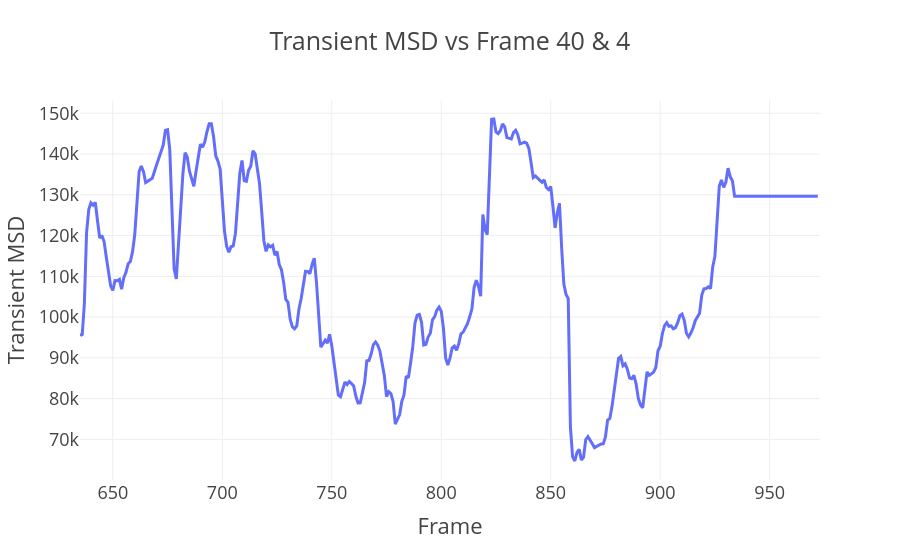

Notebook source saved alongside this figure:
### Markdown cell above
### Transient MSD analysis for each group

### Code cell
reload_modules()  # Reload modules to ensure the latest changes are applied

track = df_in_long_trajectories[df_in_long_trajectories['UID'] == df_in_long_trajectories['UID'].unique()[0]]

track = nlss.calculate_diff_d_moving_window(track)
# track.info()
# Columns of interest: MW_D, Conf_Level, Frame
fig = px.line(
    track,
    x="Frame",
    y="MW_D",
    title=f"Transient MSD vs Frame {const.TMSD_WINDOW_SIZE} & {const.TMSD_FIT_POINTS}",
)
fig.update_layout(
    xaxis_title="Frame",
    yaxis_title="Transient MSD",
    # paper_bgcolor="rgb(255, 255, 255)",
    # plot_bgcolor="rgb(220, 220, 220)",
    template="presentation"
)
laf.set_plotly_config(fig) # wrapper for fig.show(config=config)

### Figure 1 — Plotly figure (JSON) as saved in the notebook; plotly's stock layout.template omitted (floating-point values rounded to 4 significant figures; data arrays with more than 128 entries replaced by an {"elided": "..."} marker saying what was removed)
{"data": [{"hovertemplate": "Frame=%{x}<br>MW_D=%{y}<extra></extra>", "legendgroup": "", "line": {"color": "#636efa", "dash": "solid"}, "marker": {"symbol": "circle"}, "mode": "lines", "name": "", "orientation": "v", "showlegend": false, "type": "scatter", "x": {"elided": "335 int values"}, "xaxis": "x", "y": {"elided": "335 float values"}, "yaxis": "y"}], "layout": {"legend": {"tracegroupgap": 0}, "title": {"text": "Transient MSD vs Frame 40 & 4"}, "xaxis": {"anchor": "y", "domain": [0, 1], "title": {"text": "Frame"}}, "yaxis": {"anchor": "x", "domain": [0, 1], "title": {"text": "Transient MSD"}}}}
